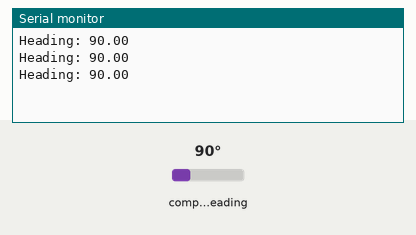
The sketch below on a simulated ESP32. Shown: the last lines printed to the serial monitor. Wiring (inferred from the names in the program): HMC5883L compass at I2C address 0x1E. The inputs (shaded band) are chosen by the test bench; at power-on: compass heading 90°.

Above: at 1.3 s.
1.4 s: compass heading set to 7°
At 1.9 s:
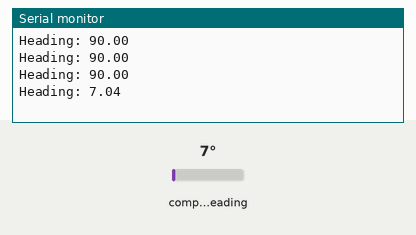
2.9 s: compass heading set to 180°
At 3.4 s:
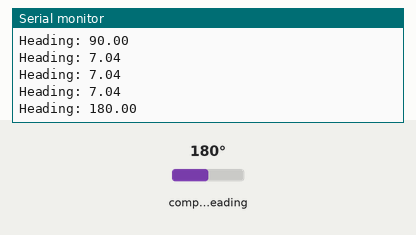
Timing chart, 0 to 5.9 s (numbered marks = the images above; inputs shaded):
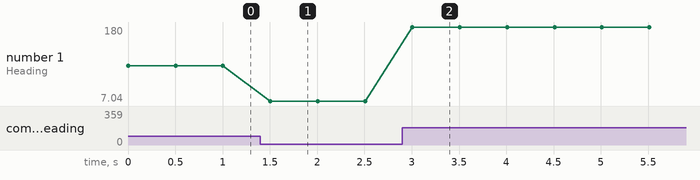

The sketch:

campus_code.ino
```cpp
#include <Wire.h>

#define HMC5883L_ADDR 0x1E

int16_t x, y, z;

void setup() {
  Serial.begin(115200);
  Wire.begin(21, 22);

  // Configure HMC5883L
  Wire.beginTransmission(HMC5883L_ADDR);
  Wire.write(0x00); // Configuration Register A
  Wire.write(0x70);
  Wire.endTransmission();

  Wire.beginTransmission(HMC5883L_ADDR);
  Wire.write(0x01); // Configuration Register B
  Wire.write(0xA0);
  Wire.endTransmission();

  Wire.beginTransmission(HMC5883L_ADDR);
  Wire.write(0x02); // Mode Register
  Wire.write(0x00); // Continuous mode
  Wire.endTransmission();
}

void loop() {
  Wire.beginTransmission(HMC5883L_ADDR);
  Wire.write(0x03); // Start reading
  Wire.endTransmission();

  Wire.requestFrom(HMC5883L_ADDR, 6);

  if (Wire.available() == 6) {
    x = Wire.read() << 8 | Wire.read();
    z = Wire.read() << 8 | Wire.read();
    y = Wire.read() << 8 | Wire.read();
  }

  float heading = atan2(y, x);
  if (heading < 0) heading += 2 * PI;

  float headingDegrees = heading * 180 / PI;

  Serial.print("Heading: ");
  Serial.println(headingDegrees);

  delay(500);
}
```

Measured:
- after the input at 1.4 s, the serial monitor: prints a new line after 0.10 s (image 1)
- after the input at 2.9 s, the serial monitor: prints a new line after 0.11 s (image 2)
- plotted number 1: 90 → 7.04 after the input at 1.4 s, 7.04 → 180 after the input at 2.9 s
